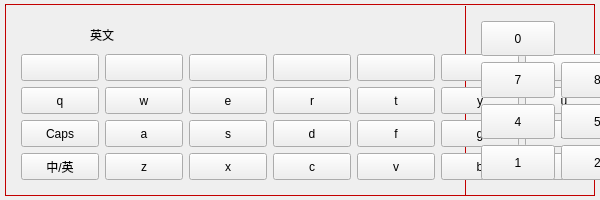
<?xml version="1.0" encoding="UTF-8"?>
<ui version="4.0">
 <class>KeyBoard</class>
 <widget class="QDialog" name="KeyBoard">
  <property name="enabled">
   <bool>true</bool>
  </property>
  <property name="geometry">
   <rect>
    <x>0</x>
    <y>0</y>
    <width>600</width>
    <height>200</height>
   </rect>
  </property>
  <property name="sizePolicy">
   <sizepolicy hsizetype="Fixed" vsizetype="Fixed">
    <horstretch>0</horstretch>
    <verstretch>0</verstretch>
   </sizepolicy>
  </property>
  <property name="minimumSize">
   <size>
    <width>600</width>
    <height>200</height>
   </size>
  </property>
  <property name="maximumSize">
   <size>
    <width>600</width>
    <height>200</height>
   </size>
  </property>
  <property name="windowTitle">
   <string>Dialog</string>
  </property>
  <property name="styleSheet">
   <string notr="true"/>
  </property>
  <widget class="Line" name="line">
   <property name="geometry">
    <rect>
     <x>465</x>
     <y>6</y>
     <width>1</width>
     <height>189</height>
    </rect>
   </property>
   <property name="sizePolicy">
    <sizepolicy hsizetype="Fixed" vsizetype="Preferred">
     <horstretch>0</horstretch>
     <verstretch>0</verstretch>
    </sizepolicy>
   </property>
   <property name="minimumSize">
    <size>
     <width>1</width>
     <height>189</height>
    </size>
   </property>
   <property name="maximumSize">
    <size>
     <width>1</width>
     <height>182</height>
    </size>
   </property>
   <property name="styleSheet">
    <string notr="true">background-color: rgb(170, 0, 0);</string>
   </property>
   <property name="orientation">
    <enum>Qt::Vertical</enum>
   </property>
  </widget>
  <widget class="Line" name="line_2">
   <property name="geometry">
    <rect>
     <x>5</x>
     <y>4</y>
     <width>590</width>
     <height>1</height>
    </rect>
   </property>
   <property name="styleSheet">
    <string notr="true">background-color: rgb(170, 0, 0);</string>
   </property>
   <property name="orientation">
    <enum>Qt::Horizontal</enum>
   </property>
  </widget>
  <widget class="Line" name="line_3">
   <property name="geometry">
    <rect>
     <x>5</x>
     <y>195</y>
     <width>590</width>
     <height>1</height>
    </rect>
   </property>
   <property name="styleSheet">
    <string notr="true">background-color: rgb(170, 0, 0);</string>
   </property>
   <property name="orientation">
    <enum>Qt::Horizontal</enum>
   </property>
  </widget>
  <widget class="Line" name="line_4">
   <property name="geometry">
    <rect>
     <x>594</x>
     <y>5</y>
     <width>1</width>
     <height>191</height>
    </rect>
   </property>
   <property name="styleSheet">
    <string notr="true">background-color: rgb(170, 0, 0);</string>
   </property>
   <property name="orientation">
    <enum>Qt::Vertical</enum>
   </property>
  </widget>
  <widget class="Line" name="line_5">
   <property name="geometry">
    <rect>
     <x>5</x>
     <y>5</y>
     <width>1</width>
     <height>190</height>
    </rect>
   </property>
   <property name="styleSheet">
    <string notr="true">background-color: rgb(170, 0, 0);</string>
   </property>
   <property name="orientation">
    <enum>Qt::Vertical</enum>
   </property>
  </widget>
  <widget class="QWidget" name="layoutWidget">
   <property name="geometry">
    <rect>
     <x>10</x>
     <y>10</y>
     <width>856</width>
     <height>181</height>
    </rect>
   </property>
   <layout class="QGridLayout" name="gridLayout_2">
    <item row="0" column="7">
     <widget class="QPushButton" name="prevBt">
      <property name="sizePolicy">
       <sizepolicy hsizetype="Minimum" vsizetype="Preferred">
        <horstretch>0</horstretch>
        <verstretch>0</verstretch>
       </sizepolicy>
      </property>
      <property name="text">
       <string>&lt;</string>
      </property>
     </widget>
    </item>
    <item row="0" column="8">
     <widget class="QPushButton" name="nextBt">
      <property name="sizePolicy">
       <sizepolicy hsizetype="Minimum" vsizetype="Preferred">
        <horstretch>0</horstretch>
        <verstretch>0</verstretch>
       </sizepolicy>
      </property>
      <property name="text">
       <string>&gt;</string>
      </property>
     </widget>
    </item>
    <item row="0" column="9">
     <widget class="QPushButton" name="delBt">
      <property name="sizePolicy">
       <sizepolicy hsizetype="Minimum" vsizetype="Preferred">
        <horstretch>0</horstretch>
        <verstretch>0</verstretch>
       </sizepolicy>
      </property>
      <property name="text">
       <string>Del</string>
      </property>
     </widget>
    </item>
    <item row="1" column="0">
     <widget class="QPushButton" name="zh_1_Bt">
      <property name="sizePolicy">
       <sizepolicy hsizetype="Minimum" vsizetype="Preferred">
        <horstretch>0</horstretch>
        <verstretch>0</verstretch>
       </sizepolicy>
      </property>
      <property name="text">
       <string/>
      </property>
     </widget>
    </item>
    <item row="1" column="1">
     <widget class="QPushButton" name="zh_2_Bt">
      <property name="sizePolicy">
       <sizepolicy hsizetype="Minimum" vsizetype="Preferred">
        <horstretch>0</horstretch>
        <verstretch>0</verstretch>
       </sizepolicy>
      </property>
      <property name="text">
       <string/>
      </property>
     </widget>
    </item>
    <item row="1" column="2">
     <widget class="QPushButton" name="zh_3_Bt">
      <property name="sizePolicy">
       <sizepolicy hsizetype="Minimum" vsizetype="Preferred">
        <horstretch>0</horstretch>
        <verstretch>0</verstretch>
       </sizepolicy>
      </property>
      <property name="text">
       <string/>
      </property>
     </widget>
    </item>
    <item row="1" column="3">
     <widget class="QPushButton" name="zh_4_Bt">
      <property name="sizePolicy">
       <sizepolicy hsizetype="Minimum" vsizetype="Preferred">
        <horstretch>0</horstretch>
        <verstretch>0</verstretch>
       </sizepolicy>
      </property>
      <property name="text">
       <string/>
      </property>
     </widget>
    </item>
    <item row="1" column="4">
     <widget class="QPushButton" name="zh_5_Bt">
      <property name="sizePolicy">
       <sizepolicy hsizetype="Minimum" vsizetype="Preferred">
        <horstretch>0</horstretch>
        <verstretch>0</verstretch>
       </sizepolicy>
      </property>
      <property name="text">
       <string/>
      </property>
     </widget>
    </item>
    <item row="1" column="5">
     <widget class="QPushButton" name="zh_6_Bt">
      <property name="sizePolicy">
       <sizepolicy hsizetype="Minimum" vsizetype="Preferred">
        <horstretch>0</horstretch>
        <verstretch>0</verstretch>
       </sizepolicy>
      </property>
      <property name="text">
       <string/>
      </property>
     </widget>
    </item>
    <item row="1" column="6">
     <widget class="QPushButton" name="zh_7_Bt">
      <property name="sizePolicy">
       <sizepolicy hsizetype="Minimum" vsizetype="Preferred">
        <horstretch>0</horstretch>
        <verstretch>0</verstretch>
       </sizepolicy>
      </property>
      <property name="text">
       <string/>
      </property>
     </widget>
    </item>
    <item row="1" column="7">
     <widget class="QPushButton" name="zh_8_Bt">
      <property name="sizePolicy">
       <sizepolicy hsizetype="Minimum" vsizetype="Preferred">
        <horstretch>0</horstretch>
        <verstretch>0</verstretch>
       </sizepolicy>
      </property>
      <property name="text">
       <string/>
      </property>
     </widget>
    </item>
    <item row="1" column="8">
     <widget class="QPushButton" name="zh_9_Bt">
      <property name="sizePolicy">
       <sizepolicy hsizetype="Minimum" vsizetype="Preferred">
        <horstretch>0</horstretch>
        <verstretch>0</verstretch>
       </sizepolicy>
      </property>
      <property name="text">
       <string/>
      </property>
     </widget>
    </item>
    <item row="1" column="9">
     <widget class="QPushButton" name="zh_10_Bt">
      <property name="sizePolicy">
       <sizepolicy hsizetype="Minimum" vsizetype="Preferred">
        <horstretch>0</horstretch>
        <verstretch>0</verstretch>
       </sizepolicy>
      </property>
      <property name="text">
       <string/>
      </property>
     </widget>
    </item>
    <item row="2" column="0">
     <widget class="QPushButton" name="q_Bt">
      <property name="sizePolicy">
       <sizepolicy hsizetype="Minimum" vsizetype="Preferred">
        <horstretch>0</horstretch>
        <verstretch>0</verstretch>
       </sizepolicy>
      </property>
      <property name="text">
       <string>q</string>
      </property>
     </widget>
    </item>
    <item row="2" column="1">
     <widget class="QPushButton" name="w_Bt">
      <property name="sizePolicy">
       <sizepolicy hsizetype="Minimum" vsizetype="Preferred">
        <horstretch>0</horstretch>
        <verstretch>0</verstretch>
       </sizepolicy>
      </property>
      <property name="text">
       <string>w</string>
      </property>
     </widget>
    </item>
    <item row="2" column="2">
     <widget class="QPushButton" name="e_Bt">
      <property name="sizePolicy">
       <sizepolicy hsizetype="Minimum" vsizetype="Preferred">
        <horstretch>0</horstretch>
        <verstretch>0</verstretch>
       </sizepolicy>
      </property>
      <property name="text">
       <string>e</string>
      </property>
     </widget>
    </item>
    <item row="2" column="3">
     <widget class="QPushButton" name="r_Bt">
      <property name="sizePolicy">
       <sizepolicy hsizetype="Minimum" vsizetype="Preferred">
        <horstretch>0</horstretch>
        <verstretch>0</verstretch>
       </sizepolicy>
      </property>
      <property name="text">
       <string>r</string>
      </property>
     </widget>
    </item>
    <item row="2" column="4">
     <widget class="QPushButton" name="t_Bt">
      <property name="sizePolicy">
       <sizepolicy hsizetype="Minimum" vsizetype="Preferred">
        <horstretch>0</horstretch>
        <verstretch>0</verstretch>
       </sizepolicy>
      </property>
      <property name="text">
       <string>t</string>
      </property>
     </widget>
    </item>
    <item row="2" column="5">
     <widget class="QPushButton" name="y_Bt">
      <property name="sizePolicy">
       <sizepolicy hsizetype="Minimum" vsizetype="Preferred">
        <horstretch>0</horstretch>
        <verstretch>0</verstretch>
       </sizepolicy>
      </property>
      <property name="text">
       <string>y</string>
      </property>
     </widget>
    </item>
    <item row="2" column="6">
     <widget class="QPushButton" name="u_Bt">
      <property name="sizePolicy">
       <sizepolicy hsizetype="Minimum" vsizetype="Preferred">
        <horstretch>0</horstretch>
        <verstretch>0</verstretch>
       </sizepolicy>
      </property>
      <property name="text">
       <string>u</string>
      </property>
     </widget>
    </item>
    <item row="2" column="7">
     <widget class="QPushButton" name="i_Bt">
      <property name="sizePolicy">
       <sizepolicy hsizetype="Minimum" vsizetype="Preferred">
        <horstretch>0</horstretch>
        <verstretch>0</verstretch>
       </sizepolicy>
      </property>
      <property name="text">
       <string>i</string>
      </property>
     </widget>
    </item>
    <item row="2" column="8">
     <widget class="QPushButton" name="o_Bt">
      <property name="sizePolicy">
       <sizepolicy hsizetype="Minimum" vsizetype="Preferred">
        <horstretch>0</horstretch>
        <verstretch>0</verstretch>
       </sizepolicy>
      </property>
      <property name="text">
       <string>o</string>
      </property>
     </widget>
    </item>
    <item row="2" column="9">
     <widget class="QPushButton" name="p_Bt">
      <property name="sizePolicy">
       <sizepolicy hsizetype="Minimum" vsizetype="Preferred">
        <horstretch>0</horstretch>
        <verstretch>0</verstretch>
       </sizepolicy>
      </property>
      <property name="text">
       <string>p</string>
      </property>
     </widget>
    </item>
    <item row="3" column="0">
     <widget class="QPushButton" name="caps_Bt">
      <property name="sizePolicy">
       <sizepolicy hsizetype="Minimum" vsizetype="Preferred">
        <horstretch>0</horstretch>
        <verstretch>0</verstretch>
       </sizepolicy>
      </property>
      <property name="text">
       <string>Caps</string>
      </property>
     </widget>
    </item>
    <item row="3" column="1">
     <widget class="QPushButton" name="a_Bt">
      <property name="sizePolicy">
       <sizepolicy hsizetype="Minimum" vsizetype="Preferred">
        <horstretch>0</horstretch>
        <verstretch>0</verstretch>
       </sizepolicy>
      </property>
      <property name="text">
       <string>a</string>
      </property>
     </widget>
    </item>
    <item row="3" column="2">
     <widget class="QPushButton" name="s_Bt">
      <property name="sizePolicy">
       <sizepolicy hsizetype="Minimum" vsizetype="Preferred">
        <horstretch>0</horstretch>
        <verstretch>0</verstretch>
       </sizepolicy>
      </property>
      <property name="text">
       <string>s</string>
      </property>
     </widget>
    </item>
    <item row="3" column="3">
     <widget class="QPushButton" name="d_Bt">
      <property name="sizePolicy">
       <sizepolicy hsizetype="Minimum" vsizetype="Preferred">
        <horstretch>0</horstretch>
        <verstretch>0</verstretch>
       </sizepolicy>
      </property>
      <property name="text">
       <string>d</string>
      </property>
     </widget>
    </item>
    <item row="3" column="4">
     <widget class="QPushButton" name="f_Bt">
      <property name="sizePolicy">
       <sizepolicy hsizetype="Minimum" vsizetype="Preferred">
        <horstretch>0</horstretch>
        <verstretch>0</verstretch>
       </sizepolicy>
      </property>
      <property name="text">
       <string>f</string>
      </property>
     </widget>
    </item>
    <item row="3" column="5">
     <widget class="QPushButton" name="g_Bt">
      <property name="sizePolicy">
       <sizepolicy hsizetype="Minimum" vsizetype="Preferred">
        <horstretch>0</horstretch>
        <verstretch>0</verstretch>
       </sizepolicy>
      </property>
      <property name="text">
       <string>g</string>
      </property>
     </widget>
    </item>
    <item row="3" column="6">
     <widget class="QPushButton" name="h_Bt">
      <property name="sizePolicy">
       <sizepolicy hsizetype="Minimum" vsizetype="Preferred">
        <horstretch>0</horstretch>
        <verstretch>0</verstretch>
       </sizepolicy>
      </property>
      <property name="text">
       <string>h</string>
      </property>
     </widget>
    </item>
    <item row="3" column="7">
     <widget class="QPushButton" name="j_Bt">
      <property name="sizePolicy">
       <sizepolicy hsizetype="Minimum" vsizetype="Preferred">
        <horstretch>0</horstretch>
        <verstretch>0</verstretch>
       </sizepolicy>
      </property>
      <property name="text">
       <string>j</string>
      </property>
     </widget>
    </item>
    <item row="3" column="8">
     <widget class="QPushButton" name="k_Bt">
      <property name="sizePolicy">
       <sizepolicy hsizetype="Minimum" vsizetype="Preferred">
        <horstretch>0</horstretch>
        <verstretch>0</verstretch>
       </sizepolicy>
      </property>
      <property name="text">
       <string>k</string>
      </property>
     </widget>
    </item>
    <item row="3" column="9">
     <widget class="QPushButton" name="l_Bt">
      <property name="sizePolicy">
       <sizepolicy hsizetype="Minimum" vsizetype="Preferred">
        <horstretch>0</horstretch>
        <verstretch>0</verstretch>
       </sizepolicy>
      </property>
      <property name="text">
       <string>l</string>
      </property>
     </widget>
    </item>
    <item row="4" column="0">
     <widget class="QPushButton" name="zh_us_Bt">
      <property name="sizePolicy">
       <sizepolicy hsizetype="Minimum" vsizetype="Preferred">
        <horstretch>0</horstretch>
        <verstretch>0</verstretch>
       </sizepolicy>
      </property>
      <property name="text">
       <string>中/英</string>
      </property>
     </widget>
    </item>
    <item row="4" column="1">
     <widget class="QPushButton" name="z_Bt">
      <property name="sizePolicy">
       <sizepolicy hsizetype="Minimum" vsizetype="Preferred">
        <horstretch>0</horstretch>
        <verstretch>0</verstretch>
       </sizepolicy>
      </property>
      <property name="text">
       <string>z</string>
      </property>
     </widget>
    </item>
    <item row="4" column="2">
     <widget class="QPushButton" name="x_Bt">
      <property name="sizePolicy">
       <sizepolicy hsizetype="Minimum" vsizetype="Preferred">
        <horstretch>0</horstretch>
        <verstretch>0</verstretch>
       </sizepolicy>
      </property>
      <property name="text">
       <string>x</string>
      </property>
     </widget>
    </item>
    <item row="4" column="3">
     <widget class="QPushButton" name="c_Bt">
      <property name="sizePolicy">
       <sizepolicy hsizetype="Minimum" vsizetype="Preferred">
        <horstretch>0</horstretch>
        <verstretch>0</verstretch>
       </sizepolicy>
      </property>
      <property name="text">
       <string>c</string>
      </property>
     </widget>
    </item>
    <item row="4" column="4">
     <widget class="QPushButton" name="v_Bt">
      <property name="sizePolicy">
       <sizepolicy hsizetype="Minimum" vsizetype="Preferred">
        <horstretch>0</horstretch>
        <verstretch>0</verstretch>
       </sizepolicy>
      </property>
      <property name="text">
       <string>v</string>
      </property>
     </widget>
    </item>
    <item row="4" column="5">
     <widget class="QPushButton" name="b_Bt">
      <property name="sizePolicy">
       <sizepolicy hsizetype="Minimum" vsizetype="Preferred">
        <horstretch>0</horstretch>
        <verstretch>0</verstretch>
       </sizepolicy>
      </property>
      <property name="text">
       <string>b</string>
      </property>
     </widget>
    </item>
    <item row="4" column="6">
     <widget class="QPushButton" name="n_Bt">
      <property name="sizePolicy">
       <sizepolicy hsizetype="Minimum" vsizetype="Preferred">
        <horstretch>0</horstretch>
        <verstretch>0</verstretch>
       </sizepolicy>
      </property>
      <property name="text">
       <string>n</string>
      </property>
     </widget>
    </item>
    <item row="4" column="7">
     <widget class="QPushButton" name="m_Bt">
      <property name="sizePolicy">
       <sizepolicy hsizetype="Minimum" vsizetype="Preferred">
        <horstretch>0</horstretch>
        <verstretch>0</verstretch>
       </sizepolicy>
      </property>
      <property name="text">
       <string>m</string>
      </property>
     </widget>
    </item>
    <item row="4" column="8" colspan="2">
     <widget class="QPushButton" name="spaceBt">
      <property name="sizePolicy">
       <sizepolicy hsizetype="Minimum" vsizetype="Preferred">
        <horstretch>0</horstretch>
        <verstretch>0</verstretch>
       </sizepolicy>
      </property>
      <property name="text">
       <string>space</string>
      </property>
     </widget>
    </item>
    <item row="0" column="2" colspan="5">
     <widget class="QLabel" name="showLb">
      <property name="styleSheet">
       <string notr="true"/>
      </property>
      <property name="text">
       <string/>
      </property>
      <property name="alignment">
       <set>Qt::AlignCenter</set>
      </property>
     </widget>
    </item>
    <item row="0" column="0" colspan="2">
     <widget class="QLabel" name="langLb">
      <property name="text">
       <string>英文</string>
      </property>
      <property name="alignment">
       <set>Qt::AlignCenter</set>
      </property>
     </widget>
    </item>
   </layout>
  </widget>
  <widget class="QWidget" name="layoutWidget">
   <property name="geometry">
    <rect>
     <x>470</x>
     <y>10</y>
     <width>254</width>
     <height>181</height>
    </rect>
   </property>
   <layout class="QGridLayout" name="gridLayout">
    <property name="spacing">
     <number>6</number>
    </property>
    <item row="4" column="0">
     <widget class="QPushButton" name="num_1_Bt">
      <property name="sizePolicy">
       <sizepolicy hsizetype="Minimum" vsizetype="Preferred">
        <horstretch>0</horstretch>
        <verstretch>0</verstretch>
       </sizepolicy>
      </property>
      <property name="text">
       <string>1</string>
      </property>
     </widget>
    </item>
    <item row="2" column="1">
     <widget class="QPushButton" name="num_8_Bt">
      <property name="sizePolicy">
       <sizepolicy hsizetype="Minimum" vsizetype="Preferred">
        <horstretch>0</horstretch>
        <verstretch>0</verstretch>
       </sizepolicy>
      </property>
      <property name="text">
       <string>8</string>
      </property>
     </widget>
    </item>
    <item row="3" column="2">
     <widget class="QPushButton" name="num_6_Bt">
      <property name="sizePolicy">
       <sizepolicy hsizetype="Minimum" vsizetype="Preferred">
        <horstretch>0</horstretch>
        <verstretch>0</verstretch>
       </sizepolicy>
      </property>
      <property name="text">
       <string>6</string>
      </property>
     </widget>
    </item>
    <item row="3" column="0">
     <widget class="QPushButton" name="num_4_Bt">
      <property name="sizePolicy">
       <sizepolicy hsizetype="Minimum" vsizetype="Preferred">
        <horstretch>0</horstretch>
        <verstretch>0</verstretch>
       </sizepolicy>
      </property>
      <property name="text">
       <string>4</string>
      </property>
     </widget>
    </item>
    <item row="4" column="2">
     <widget class="QPushButton" name="num_3_Bt">
      <property name="sizePolicy">
       <sizepolicy hsizetype="Minimum" vsizetype="Preferred">
        <horstretch>0</horstretch>
        <verstretch>0</verstretch>
       </sizepolicy>
      </property>
      <property name="text">
       <string>3</string>
      </property>
     </widget>
    </item>
    <item row="4" column="1">
     <widget class="QPushButton" name="num_2_Bt">
      <property name="sizePolicy">
       <sizepolicy hsizetype="Minimum" vsizetype="Preferred">
        <horstretch>0</horstretch>
        <verstretch>0</verstretch>
       </sizepolicy>
      </property>
      <property name="text">
       <string>2</string>
      </property>
     </widget>
    </item>
    <item row="3" column="1">
     <widget class="QPushButton" name="num_5_Bt">
      <property name="sizePolicy">
       <sizepolicy hsizetype="Minimum" vsizetype="Preferred">
        <horstretch>0</horstretch>
        <verstretch>0</verstretch>
       </sizepolicy>
      </property>
      <property name="text">
       <string>5</string>
      </property>
     </widget>
    </item>
    <item row="2" column="2">
     <widget class="QPushButton" name="num_9_Bt">
      <property name="sizePolicy">
       <sizepolicy hsizetype="Minimum" vsizetype="Preferred">
        <horstretch>0</horstretch>
        <verstretch>0</verstretch>
       </sizepolicy>
      </property>
      <property name="text">
       <string>9</string>
      </property>
     </widget>
    </item>
    <item row="0" column="0">
     <widget class="QPushButton" name="num_0_Bt">
      <property name="sizePolicy">
       <sizepolicy hsizetype="Minimum" vsizetype="Preferred">
        <horstretch>0</horstretch>
        <verstretch>0</verstretch>
       </sizepolicy>
      </property>
      <property name="text">
       <string>0</string>
      </property>
     </widget>
    </item>
    <item row="0" column="2">
     <widget class="QPushButton" name="closeBt">
      <property name="sizePolicy">
       <sizepolicy hsizetype="Minimum" vsizetype="Preferred">
        <horstretch>0</horstretch>
        <verstretch>0</verstretch>
       </sizepolicy>
      </property>
      <property name="text">
       <string>﹀</string>
      </property>
     </widget>
    </item>
    <item row="2" column="0">
     <widget class="QPushButton" name="num_7_Bt">
      <property name="sizePolicy">
       <sizepolicy hsizetype="Minimum" vsizetype="Preferred">
        <horstretch>0</horstretch>
        <verstretch>0</verstretch>
       </sizepolicy>
      </property>
      <property name="text">
       <string>7</string>
      </property>
     </widget>
    </item>
   </layout>
  </widget>
 </widget>
 <layoutdefault spacing="6" margin="11"/>
 <resources/>
 <connections/>
</ui>
